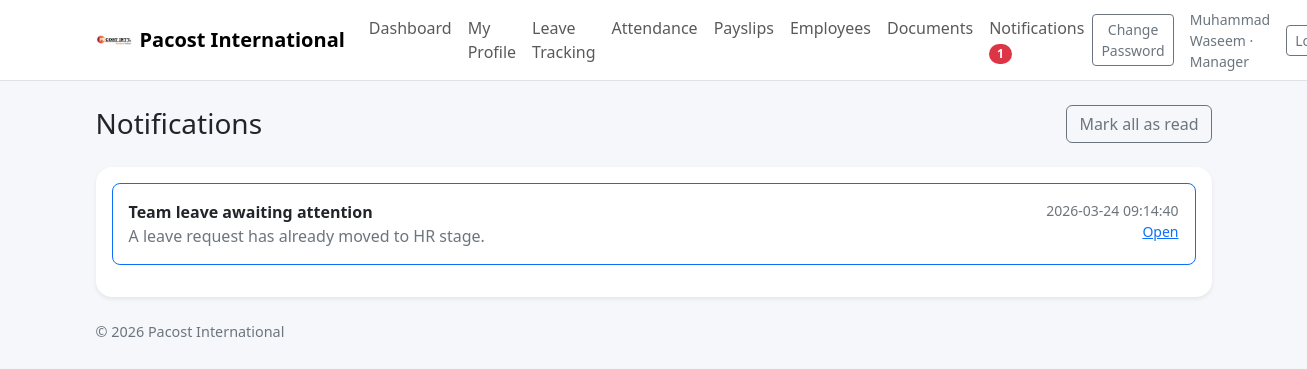
The app's page /notifications (signed in) with its own data.
### tables this page shows
CREATE TABLE company_settings (
    id INTEGER PRIMARY KEY AUTOINCREMENT,
    company_name TEXT NOT NULL,
    leave_workflow TEXT NOT NULL,
    default_working_hours REAL NOT NULL,
    allow_document_upload INTEGER NOT NULL DEFAULT 1
);

CREATE TABLE users (
    id INTEGER PRIMARY KEY AUTOINCREMENT,
    full_name TEXT NOT NULL,
    email TEXT NOT NULL UNIQUE,
    employee_code TEXT NOT NULL UNIQUE,
    password_hash TEXT NOT NULL,
    role TEXT NOT NULL CHECK(role IN ('employee', 'manager', 'hr', 'admin')),
    department_id INTEGER,
    designation_id INTEGER,
    manager_id INTEGER,
    phone TEXT,
    address TEXT,
    emergency_contact TEXT,
    join_date TEXT,
    is_active INTEGER NOT NULL DEFAULT 1, monthly_basic REAL NOT NULL DEFAULT 0, default_allowances REAL NOT NULL DEFAULT 0, deduction_per_absent REAL NOT NULL DEFAULT 0, deduction_per_late REAL NOT NULL DEFAULT 0,
    FOREIGN KEY (department_id) REFERENCES departments (id),
    FOREIGN KEY (designation_id) REFERENCES designations (id),
    FOREIGN KEY (manager_id) REFERENCES users (id)
);

CREATE TABLE notifications (
    id INTEGER PRIMARY KEY AUTOINCREMENT,
    user_id INTEGER NOT NULL,
    title TEXT NOT NULL,
    message TEXT NOT NULL,
    link TEXT,
    is_read INTEGER NOT NULL DEFAULT 0,
    created_at TEXT NOT NULL,
    FOREIGN KEY (user_id) REFERENCES users (id)
);

### app.py (the view)
@app.route("/notifications")
@login_required
def notifications_view():
    db = get_db()
    user = current_user()
    mark_all = request.args.get("mark_all")
    if mark_all == "1":
        db.execute("UPDATE notifications SET is_read=1 WHERE user_id=?", (user["id"],))
        db.commit()
        flash("All notifications marked as read.", "success")
        return redirect(url_for("notifications_view"))
    notifications = db.execute("SELECT * FROM notifications WHERE user_id=? ORDER BY id DESC", (user["id"],)).fetchall()
    return render_template("notifications.html", notifications=notifications)

### app.py (called while the page is built, shortened)
def ensure_schema(db: sqlite3.Connection) -> None:
    user_cols = {row[1] for row in db.execute("PRAGMA table_info(users)").fetchall()}
    attendance_cols = {row[1] for row in db.execute("PRAGMA table_info(attendance)").fetchall()}
    if "ot_hours" not in attendance_cols:
        db.execute("ALTER TABLE attendance ADD COLUMN ot_hours REAL NOT NULL DEFAULT 0")
    db.execute("""CREATE TABLE IF NOT EXISTS holiday_calendar (
        id INTEGER PRIMARY KEY AUTOINCREMENT,
        holiday_date TEXT NOT NULL UNIQUE,
        title TEXT NOT NULL,
        holiday_type TEXT NOT NULL DEFAULT 'Holiday',
        created_at TEXT NOT NULL
    )""")
    db.commit()

def get_db() -> sqlite3.Connection:
    if "db" not in g:
        g.db = sqlite3.connect(DATABASE)
        g.db.row_factory = sqlite3.Row
        ensure_schema(g.db)
    return g.db

def current_user() -> sqlite3.Row | None:
    user_id = session.get("user_id")
    if not user_id:
        return None
    return get_db().execute(
        """
        SELECT u.*, d.name AS department_name, ds.name AS designation_name, m.full_name AS manager_name
        FROM users u
        LEFT JOIN departments d ON u.department_id = d.id
        LEFT JOIN designations ds ON u.designation_id = ds.id
        LEFT JOIN users m ON u.manager_id = m.id
        WHERE u.id = ?
        """,
        (user_id,),
    ).fetchone()

def login_required(view):
    @wraps(view)
    def wrapped_view(**kwargs):
        if current_user() is None:
            return redirect(url_for("login"))
        return view(**kwargs)
    return wrapped_view

@app.context_processor
def inject_globals():
    user = current_user()
    settings = None
    unread_count = 0
    if user:
        db = get_db()
        try:
            settings = db.execute("SELECT * FROM company_settings ORDER BY id DESC LIMIT 1").fetchone()
            unread_count = db.execute("SELECT COUNT(*) AS c FROM notifications WHERE user_id=? AND is_read=0", (user["id"],)).fetchone()["c"]
        except sqlite3.OperationalError:
            settings = None
    return {"current_user": user, "year": date.today().year, "settings": settings, "unread_notification_count": unread_count}

### templates/notifications.html
{% extends 'base.html' %}
{% block content %}
<div class="d-flex justify-content-between align-items-center mb-4">
  <h3 class="mb-0">Notifications</h3>
  <a class="btn btn-outline-secondary" href="{{ url_for('notifications_view', mark_all=1) }}">Mark all as read</a>
</div>
<div class="card border-0 shadow-sm rounded-4"><div class="card-body">
  {% for row in notifications %}
  <div class="border rounded-3 p-3 mb-3 {% if not row.is_read %}border-primary{% endif %}">
    <div class="d-flex justify-content-between gap-3">
      <div>
        <div class="fw-semibold">{{ row.title }}</div>
        <div class="text-secondary">{{ row.message }}</div>
      </div>
      <div class="text-end small text-secondary">
        <div>{{ row.created_at }}</div>
        <a href="{{ url_for('mark_notification_read', notification_id=row.id) }}">Open</a>
      </div>
    </div>
  </div>
  {% else %}
  <div class="text-secondary">No notifications found.</div>
  {% endfor %}
</div></div>
{% endblock %}

### templates/base.html (shortened to what this page needs)
<!doctype html>
<html lang="en">
<head>
  <link href="https://cdn.jsdelivr.net/npm/bootstrap@5.3.3/dist/css/bootstrap.min.css" rel="stylesheet">
  <link rel="stylesheet" href="{{ url_for('static', filename='css/style.css') }}">
</head>
<body>
  {% if current_user %}
  <nav class="navbar navbar-expand-lg bg-white border-bottom sticky-top">
    <div class="container">
      <a class="navbar-brand d-flex align-items-center gap-2" href="{{ url_for('dashboard') }}"><img src="{{ url_for('static', filename='images/pacost_logo.png') }}" alt="Pacost" style="height:36px; width:auto;"> <span>{{ settings.company_name if settings else 'Pacost International' }}</span></a>
      <div class="collapse navbar-collapse" id="navBar">
        <ul class="navbar-nav me-auto mb-2 mb-lg-0">
          <li class="nav-item"><a class="nav-link" href="{{ url_for('dashboard') }}">Dashboard</a></li>
          <li class="nav-item"><a class="nav-link" href="{{ url_for('profile') }}">My Profile</a></li>
          <li class="nav-item"><a class="nav-link" href="{{ url_for('my_leaves') }}">Leave Tracking</a></li>
          <li class="nav-item"><a class="nav-link" href="{{ url_for('attendance_view') }}">Attendance</a></li>
          <li class="nav-item"><a class="nav-link" href="{{ url_for('payroll_view') }}">Payslips</a></li>
          {% if current_user.role in ['manager', 'hr', 'admin'] %}<li class="nav-item"><a class="nav-link" href="{{ url_for('team') }}">Employees</a></li>{% endif %}
          <li class="nav-item"><a class="nav-link" href="{{ url_for('documents') }}">Documents</a></li>
          <li class="nav-item"><a class="nav-link" href="{{ url_for('notifications_view') }}">Notifications {% if unread_notification_count %}<span class="badge rounded-pill text-bg-danger">{{ unread_notification_count }}</span>{% endif %}</a></li>
        </ul>
        <div class="d-flex align-items-center gap-3">
          <a class="btn btn-outline-secondary btn-sm" href="{{ url_for('change_password') }}">Change Password</a>
          <span class="text-secondary small">{{ current_user.full_name }} · {{ current_user.role|capitalize }}</span>
          <a class="btn btn-outline-secondary btn-sm" href="{{ url_for('logout') }}">Logout</a>
        </div>
      </div>
    </div>
  </nav>
  {% endif %}
  <main class="container py-4">
    {% block content %}{% endblock %}
  </main>
  <div class="container pb-4"><div class="footer-note">© {{ year }} {{ settings.company_name if settings else 'Employee Portal' }}</div></div>
</body>
</html>

### static/css/style.css (style rules this page uses)
body { background: #f5f7fb; }
.navbar-brand { font-weight: 700; }
.footer-note { color: #6c757d; font-size: .9rem; }
.card, .rounded-4 { border-radius: 1rem !important; }
.navbar-brand img { object-fit:contain; }

### records on screen
company_settings: company_name "Pacost International"
users: full_name "Muhammad Waseem", role "Manager"
notifications: title "Team leave awaiting attention", message "A leave request has already moved to HR stage.", created_at "2026-03-24 09:14:40"

### other values on screen
{{ unread_notification_count }} "1"
